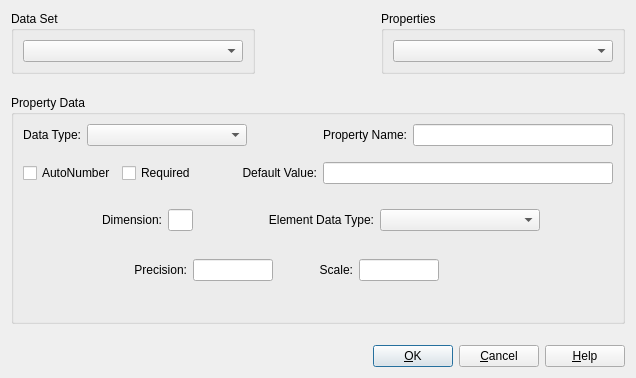
<?xml version="1.0" encoding="UTF-8"?>
<ui version="4.0">
 <class>UpdatePropertyDialog</class>
 <widget class="QDialog" name="UpdatePropertyDialog">
  <property name="geometry">
   <rect>
    <x>0</x>
    <y>0</y>
    <width>614</width>
    <height>378</height>
   </rect>
  </property>
  <property name="windowTitle">
   <string>Update Property</string>
  </property>
  <property name="layoutDirection">
   <enum>Qt::LeftToRight</enum>
  </property>
  <layout class="QGridLayout" name="gridLayout_20">
   <item row="0" column="0">
    <layout class="QGridLayout" name="gridLayout_19">
     <item row="0" column="0">
      <layout class="QHBoxLayout" name="horizontalLayout_8">
       <item>
        <widget class="QGroupBox" name="dataSetGroupBox">
         <property name="title">
          <string>Data Set</string>
         </property>
         <layout class="QGridLayout" name="gridLayout_8">
          <item row="0" column="0">
           <widget class="QComboBox" name="dataSetComboBox">
            <property name="minimumSize">
             <size>
              <width>220</width>
              <height>0</height>
             </size>
            </property>
           </widget>
          </item>
         </layout>
        </widget>
       </item>
       <item>
        <spacer name="horizontalSpacer_20">
         <property name="orientation">
          <enum>Qt::Horizontal</enum>
         </property>
         <property name="sizeHint" stdset="0">
          <size>
           <width>21</width>
           <height>17</height>
          </size>
         </property>
        </spacer>
       </item>
       <item>
        <widget class="QGroupBox" name="propertiesGroupBox">
         <property name="title">
          <string>Properties</string>
         </property>
         <layout class="QGridLayout" name="gridLayout_5">
          <item row="0" column="0">
           <widget class="QComboBox" name="propertiesComboBox">
            <property name="minimumSize">
             <size>
              <width>220</width>
              <height>0</height>
             </size>
            </property>
           </widget>
          </item>
         </layout>
        </widget>
       </item>
      </layout>
     </item>
     <item row="1" column="0">
      <spacer name="verticalSpacer">
       <property name="orientation">
        <enum>Qt::Vertical</enum>
       </property>
       <property name="sizeType">
        <enum>QSizePolicy::Fixed</enum>
       </property>
       <property name="sizeHint" stdset="0">
        <size>
         <width>20</width>
         <height>15</height>
        </size>
       </property>
      </spacer>
     </item>
     <item row="2" column="0">
      <widget class="QGroupBox" name="propertyDataGroupBox">
       <property name="title">
        <string>Property Data</string>
       </property>
       <layout class="QGridLayout" name="gridLayout_18">
        <item row="0" column="0">
         <layout class="QHBoxLayout" name="horizontalLayout_3">
          <item>
           <layout class="QHBoxLayout" name="horizontalLayout_2">
            <item>
             <widget class="QLabel" name="dataTypeLabel">
              <property name="text">
               <string>Data Type:</string>
              </property>
              <property name="alignment">
               <set>Qt::AlignRight|Qt::AlignTrailing|Qt::AlignVCenter</set>
              </property>
             </widget>
            </item>
            <item>
             <widget class="QComboBox" name="dataTypeComboBox">
              <property name="minimumSize">
               <size>
                <width>160</width>
                <height>0</height>
               </size>
              </property>
             </widget>
            </item>
           </layout>
          </item>
          <item>
           <spacer name="horizontalSpacer_17">
            <property name="orientation">
             <enum>Qt::Horizontal</enum>
            </property>
            <property name="sizeHint" stdset="0">
             <size>
              <width>36</width>
              <height>19</height>
             </size>
            </property>
           </spacer>
          </item>
          <item>
           <layout class="QHBoxLayout" name="horizontalLayout">
            <item>
             <widget class="QLabel" name="propertyNameLabel">
              <property name="text">
               <string>Property Name:</string>
              </property>
              <property name="alignment">
               <set>Qt::AlignRight|Qt::AlignTrailing|Qt::AlignVCenter</set>
              </property>
             </widget>
            </item>
            <item>
             <widget class="QLineEdit" name="propertyNameLineEdit">
              <property name="minimumSize">
               <size>
                <width>200</width>
                <height>0</height>
               </size>
              </property>
             </widget>
            </item>
           </layout>
          </item>
         </layout>
        </item>
        <item row="1" column="0">
         <spacer name="verticalSpacer_5">
          <property name="orientation">
           <enum>Qt::Vertical</enum>
          </property>
          <property name="sizeType">
           <enum>QSizePolicy::Fixed</enum>
          </property>
          <property name="sizeHint" stdset="0">
           <size>
            <width>20</width>
            <height>10</height>
           </size>
          </property>
         </spacer>
        </item>
        <item row="2" column="0">
         <layout class="QHBoxLayout" name="horizontalLayout_6">
          <item>
           <widget class="QCheckBox" name="autoNumberCheckBox">
            <property name="text">
             <string>AutoNumber</string>
            </property>
           </widget>
          </item>
          <item>
           <widget class="QCheckBox" name="requiredCheckBox">
            <property name="text">
             <string>Required</string>
            </property>
           </widget>
          </item>
          <item>
           <spacer name="horizontalSpacer_4">
            <property name="orientation">
             <enum>Qt::Horizontal</enum>
            </property>
            <property name="sizeType">
             <enum>QSizePolicy::MinimumExpanding</enum>
            </property>
            <property name="sizeHint" stdset="0">
             <size>
              <width>40</width>
              <height>20</height>
             </size>
            </property>
           </spacer>
          </item>
          <item>
           <layout class="QHBoxLayout" name="horizontalLayout_4">
            <item>
             <widget class="QLabel" name="label_14">
              <property name="text">
               <string>Default Value:</string>
              </property>
              <property name="alignment">
               <set>Qt::AlignRight|Qt::AlignTrailing|Qt::AlignVCenter</set>
              </property>
             </widget>
            </item>
            <item>
             <widget class="QLineEdit" name="defaultValueLineEdit">
              <property name="minimumSize">
               <size>
                <width>290</width>
                <height>0</height>
               </size>
              </property>
              <property name="maximumSize">
               <size>
                <width>100</width>
                <height>16777215</height>
               </size>
              </property>
             </widget>
            </item>
           </layout>
          </item>
         </layout>
        </item>
        <item row="3" column="0">
         <spacer name="verticalSpacer_6">
          <property name="orientation">
           <enum>Qt::Vertical</enum>
          </property>
          <property name="sizeType">
           <enum>QSizePolicy::Fixed</enum>
          </property>
          <property name="sizeHint" stdset="0">
           <size>
            <width>20</width>
            <height>10</height>
           </size>
          </property>
         </spacer>
        </item>
        <item row="4" column="0">
         <widget class="QStackedWidget" name="dataTypeStackedWidget">
          <property name="currentIndex">
           <number>0</number>
          </property>
          <widget class="QWidget" name="arrayPage">
           <layout class="QGridLayout" name="gridLayout_2">
            <item row="0" column="0">
             <spacer name="horizontalSpacer_33">
              <property name="orientation">
               <enum>Qt::Horizontal</enum>
              </property>
              <property name="sizeHint" stdset="0">
               <size>
                <width>21</width>
                <height>20</height>
               </size>
              </property>
             </spacer>
            </item>
            <item row="0" column="1">
             <widget class="QLabel" name="arrayDimensionLabel">
              <property name="text">
               <string>Dimension:</string>
              </property>
              <property name="alignment">
               <set>Qt::AlignRight|Qt::AlignTrailing|Qt::AlignVCenter</set>
              </property>
             </widget>
            </item>
            <item row="0" column="2">
             <widget class="QLineEdit" name="arrayDimensionLineEdit">
              <property name="minimumSize">
               <size>
                <width>0</width>
                <height>0</height>
               </size>
              </property>
              <property name="maximumSize">
               <size>
                <width>25</width>
                <height>16777215</height>
               </size>
              </property>
              <property name="text">
               <string/>
              </property>
             </widget>
            </item>
            <item row="0" column="3">
             <spacer name="horizontalSpacer_34">
              <property name="orientation">
               <enum>Qt::Horizontal</enum>
              </property>
              <property name="sizeHint" stdset="0">
               <size>
                <width>20</width>
                <height>20</height>
               </size>
              </property>
             </spacer>
            </item>
            <item row="0" column="4">
             <widget class="QLabel" name="arrayElementDataTypeLabel">
              <property name="text">
               <string>Element Data Type:</string>
              </property>
              <property name="alignment">
               <set>Qt::AlignRight|Qt::AlignTrailing|Qt::AlignVCenter</set>
              </property>
             </widget>
            </item>
            <item row="0" column="5">
             <widget class="QComboBox" name="arrayElementDataTypeComboBox">
              <property name="minimumSize">
               <size>
                <width>160</width>
                <height>0</height>
               </size>
              </property>
             </widget>
            </item>
            <item row="0" column="6">
             <spacer name="horizontalSpacer_35">
              <property name="orientation">
               <enum>Qt::Horizontal</enum>
              </property>
              <property name="sizeHint" stdset="0">
               <size>
                <width>0</width>
                <height>20</height>
               </size>
              </property>
             </spacer>
            </item>
            <item row="1" column="0" colspan="6">
             <widget class="QStackedWidget" name="arrayElementStackedWidget">
              <property name="currentIndex">
               <number>0</number>
              </property>
              <widget class="QWidget" name="arrayElementNumericPage">
               <layout class="QGridLayout" name="gridLayout">
                <item row="0" column="0">
                 <spacer name="horizontalSpacer">
                  <property name="orientation">
                   <enum>Qt::Horizontal</enum>
                  </property>
                  <property name="sizeHint" stdset="0">
                   <size>
                    <width>37</width>
                    <height>20</height>
                   </size>
                  </property>
                 </spacer>
                </item>
                <item row="0" column="1">
                 <widget class="QLabel" name="arrayElementPrecisionLabel">
                  <property name="text">
                   <string>Precision:</string>
                  </property>
                  <property name="alignment">
                   <set>Qt::AlignRight|Qt::AlignTrailing|Qt::AlignVCenter</set>
                  </property>
                 </widget>
                </item>
                <item row="0" column="2">
                 <widget class="QLineEdit" name="arrayElementPrecisionLineEdit">
                  <property name="maximumSize">
                   <size>
                    <width>80</width>
                    <height>16777215</height>
                   </size>
                  </property>
                 </widget>
                </item>
                <item row="0" column="3">
                 <spacer name="horizontalSpacer_55">
                  <property name="orientation">
                   <enum>Qt::Horizontal</enum>
                  </property>
                  <property name="sizeType">
                   <enum>QSizePolicy::Fixed</enum>
                  </property>
                  <property name="sizeHint" stdset="0">
                   <size>
                    <width>40</width>
                    <height>20</height>
                   </size>
                  </property>
                 </spacer>
                </item>
                <item row="0" column="4">
                 <widget class="QLabel" name="arrayElementScaleLabel">
                  <property name="text">
                   <string>Scale:</string>
                  </property>
                  <property name="alignment">
                   <set>Qt::AlignRight|Qt::AlignTrailing|Qt::AlignVCenter</set>
                  </property>
                 </widget>
                </item>
                <item row="0" column="5">
                 <widget class="QLineEdit" name="arrayElementScaleLineEdit">
                  <property name="maximumSize">
                   <size>
                    <width>80</width>
                    <height>16777215</height>
                   </size>
                  </property>
                 </widget>
                </item>
                <item row="0" column="6">
                 <spacer name="horizontalSpacer_2">
                  <property name="orientation">
                   <enum>Qt::Horizontal</enum>
                  </property>
                  <property name="sizeHint" stdset="0">
                   <size>
                    <width>38</width>
                    <height>20</height>
                   </size>
                  </property>
                 </spacer>
                </item>
               </layout>
              </widget>
              <widget class="QWidget" name="arrayElementStringPage">
               <layout class="QGridLayout" name="gridLayout_3">
                <item row="0" column="0">
                 <spacer name="horizontalSpacer_56">
                  <property name="orientation">
                   <enum>Qt::Horizontal</enum>
                  </property>
                  <property name="sizeHint" stdset="0">
                   <size>
                    <width>35</width>
                    <height>18</height>
                   </size>
                  </property>
                 </spacer>
                </item>
                <item row="0" column="1">
                 <widget class="QLabel" name="arrayElementStringTypeLabel">
                  <property name="text">
                   <string>String Type:</string>
                  </property>
                  <property name="alignment">
                   <set>Qt::AlignRight|Qt::AlignTrailing|Qt::AlignVCenter</set>
                  </property>
                 </widget>
                </item>
                <item row="0" column="2">
                 <widget class="QComboBox" name="arrayElementStringTypeComboBox">
                  <property name="minimumSize">
                   <size>
                    <width>120</width>
                    <height>0</height>
                   </size>
                  </property>
                 </widget>
                </item>
                <item row="0" column="3">
                 <spacer name="horizontalSpacer_57">
                  <property name="orientation">
                   <enum>Qt::Horizontal</enum>
                  </property>
                  <property name="sizeType">
                   <enum>QSizePolicy::Fixed</enum>
                  </property>
                  <property name="sizeHint" stdset="0">
                   <size>
                    <width>40</width>
                    <height>18</height>
                   </size>
                  </property>
                 </spacer>
                </item>
                <item row="0" column="4">
                 <widget class="QLabel" name="arrayElementStringSizeLabel">
                  <property name="text">
                   <string>Size:</string>
                  </property>
                  <property name="alignment">
                   <set>Qt::AlignRight|Qt::AlignTrailing|Qt::AlignVCenter</set>
                  </property>
                 </widget>
                </item>
                <item row="0" column="5">
                 <widget class="QLineEdit" name="arrayElementStringSizeLineEdit">
                  <property name="maximumSize">
                   <size>
                    <width>80</width>
                    <height>16777215</height>
                   </size>
                  </property>
                 </widget>
                </item>
                <item row="0" column="6">
                 <spacer name="horizontalSpacer_58">
                  <property name="orientation">
                   <enum>Qt::Horizontal</enum>
                  </property>
                  <property name="sizeHint" stdset="0">
                   <size>
                    <width>17</width>
                    <height>18</height>
                   </size>
                  </property>
                 </spacer>
                </item>
               </layout>
              </widget>
             </widget>
            </item>
           </layout>
          </widget>
          <widget class="QWidget" name="compositePage">
           <layout class="QGridLayout" name="gridLayout_10">
            <item row="0" column="0">
             <spacer name="horizontalSpacer_36">
              <property name="orientation">
               <enum>Qt::Horizontal</enum>
              </property>
              <property name="sizeHint" stdset="0">
               <size>
                <width>103</width>
                <height>20</height>
               </size>
              </property>
             </spacer>
            </item>
            <item row="0" column="1">
             <widget class="QLabel" name="compositeNameLabel">
              <property name="text">
               <string>Composite Name:</string>
              </property>
              <property name="alignment">
               <set>Qt::AlignRight|Qt::AlignTrailing|Qt::AlignVCenter</set>
              </property>
             </widget>
            </item>
            <item row="0" column="2">
             <widget class="QLineEdit" name="compositeNameLineEdit">
              <property name="minimumSize">
               <size>
                <width>100</width>
                <height>0</height>
               </size>
              </property>
              <property name="maximumSize">
               <size>
                <width>80</width>
                <height>16777215</height>
               </size>
              </property>
             </widget>
            </item>
            <item row="0" column="3">
             <spacer name="horizontalSpacer_37">
              <property name="orientation">
               <enum>Qt::Horizontal</enum>
              </property>
              <property name="sizeHint" stdset="0">
               <size>
                <width>103</width>
                <height>20</height>
               </size>
              </property>
             </spacer>
            </item>
           </layout>
          </widget>
          <widget class="QWidget" name="dateTimePage">
           <layout class="QGridLayout" name="gridLayout_14">
            <item row="0" column="0">
             <spacer name="horizontalSpacer_38">
              <property name="orientation">
               <enum>Qt::Horizontal</enum>
              </property>
              <property name="sizeHint" stdset="0">
               <size>
                <width>98</width>
                <height>20</height>
               </size>
              </property>
             </spacer>
            </item>
            <item row="0" column="1">
             <widget class="QLabel" name="dateTimeTypeLabel">
              <property name="text">
               <string>DateTime Type:</string>
              </property>
              <property name="alignment">
               <set>Qt::AlignRight|Qt::AlignTrailing|Qt::AlignVCenter</set>
              </property>
             </widget>
            </item>
            <item row="0" column="2">
             <widget class="QComboBox" name="dateTimeTypeComboBox">
              <property name="minimumSize">
               <size>
                <width>120</width>
                <height>0</height>
               </size>
              </property>
             </widget>
            </item>
            <item row="0" column="3">
             <spacer name="horizontalSpacer_39">
              <property name="orientation">
               <enum>Qt::Horizontal</enum>
              </property>
              <property name="sizeHint" stdset="0">
               <size>
                <width>98</width>
                <height>20</height>
               </size>
              </property>
             </spacer>
            </item>
           </layout>
          </widget>
          <widget class="QWidget" name="geometryPage">
           <layout class="QGridLayout" name="gridLayout_15">
            <item row="0" column="0">
             <layout class="QGridLayout" name="gridLayout_17">
              <item row="0" column="0">
               <layout class="QGridLayout" name="gridLayout_4">
                <item row="0" column="0" colspan="3">
                 <layout class="QHBoxLayout" name="horizontalLayout_11">
                  <item>
                   <widget class="QLabel" name="geometryTypeLabel">
                    <property name="text">
                     <string>Geometry Type:</string>
                    </property>
                    <property name="alignment">
                     <set>Qt::AlignRight|Qt::AlignTrailing|Qt::AlignVCenter</set>
                    </property>
                   </widget>
                  </item>
                  <item>
                   <widget class="QComboBox" name="geometryTypeComboBox">
                    <property name="minimumSize">
                     <size>
                      <width>140</width>
                      <height>0</height>
                     </size>
                    </property>
                   </widget>
                  </item>
                 </layout>
                </item>
                <item row="1" column="0">
                 <layout class="QHBoxLayout" name="horizontalLayout_7">
                  <item>
                   <widget class="QLabel" name="geometrySRIDLabel">
                    <property name="text">
                     <string>SRID:</string>
                    </property>
                    <property name="alignment">
                     <set>Qt::AlignRight|Qt::AlignTrailing|Qt::AlignVCenter</set>
                    </property>
                   </widget>
                  </item>
                  <item>
                   <widget class="QLineEdit" name="geometrySRIDLineEdit">
                    <property name="maximumSize">
                     <size>
                      <width>50</width>
                      <height>16777215</height>
                     </size>
                    </property>
                   </widget>
                  </item>
                 </layout>
                </item>
                <item row="1" column="1">
                 <spacer name="horizontalSpacer_3">
                  <property name="orientation">
                   <enum>Qt::Horizontal</enum>
                  </property>
                  <property name="sizeHint" stdset="0">
                   <size>
                    <width>13</width>
                    <height>20</height>
                   </size>
                  </property>
                 </spacer>
                </item>
                <item row="1" column="2">
                 <widget class="QCheckBox" name="defaultGeometryCheckBox">
                  <property name="text">
                   <string>Default Geometry</string>
                  </property>
                 </widget>
                </item>
               </layout>
              </item>
              <item row="0" column="1">
               <widget class="QGroupBox" name="geometryEnvelopeGroupBox">
                <property name="title">
                 <string>Envelope</string>
                </property>
                <layout class="QGridLayout" name="gridLayout_16">
                 <item row="0" column="0">
                  <widget class="QLabel" name="geometryLLXLabel">
                   <property name="text">
                    <string>LLX:</string>
                   </property>
                   <property name="alignment">
                    <set>Qt::AlignJustify|Qt::AlignVCenter</set>
                   </property>
                  </widget>
                 </item>
                 <item row="0" column="1">
                  <widget class="QLineEdit" name="geometryLLXLineEdit">
                   <property name="maximumSize">
                    <size>
                     <width>110</width>
                     <height>16777215</height>
                    </size>
                   </property>
                  </widget>
                 </item>
                 <item row="0" column="2">
                  <widget class="QLabel" name="geometryLLYLabel">
                   <property name="text">
                    <string>LLY:</string>
                   </property>
                   <property name="alignment">
                    <set>Qt::AlignJustify|Qt::AlignVCenter</set>
                   </property>
                  </widget>
                 </item>
                 <item row="0" column="3">
                  <widget class="QLineEdit" name="geometryLLYLineEdit">
                   <property name="maximumSize">
                    <size>
                     <width>110</width>
                     <height>16777215</height>
                    </size>
                   </property>
                  </widget>
                 </item>
                 <item row="1" column="0">
                  <widget class="QLabel" name="geometryURXLabel">
                   <property name="text">
                    <string>URX:</string>
                   </property>
                   <property name="alignment">
                    <set>Qt::AlignJustify|Qt::AlignVCenter</set>
                   </property>
                  </widget>
                 </item>
                 <item row="1" column="1">
                  <widget class="QLineEdit" name="geometryURXLineEdit">
                   <property name="maximumSize">
                    <size>
                     <width>110</width>
                     <height>16777215</height>
                    </size>
                   </property>
                  </widget>
                 </item>
                 <item row="1" column="2">
                  <widget class="QLabel" name="geometryURYLabel">
                   <property name="text">
                    <string>URY:</string>
                   </property>
                   <property name="alignment">
                    <set>Qt::AlignJustify|Qt::AlignVCenter</set>
                   </property>
                  </widget>
                 </item>
                 <item row="1" column="3">
                  <widget class="QLineEdit" name="geometryURYLineEdit">
                   <property name="maximumSize">
                    <size>
                     <width>110</width>
                     <height>16777215</height>
                    </size>
                   </property>
                  </widget>
                 </item>
                </layout>
               </widget>
              </item>
             </layout>
            </item>
           </layout>
          </widget>
          <widget class="QWidget" name="numericPage">
           <layout class="QGridLayout" name="gridLayout_13">
            <item row="0" column="0">
             <spacer name="horizontalSpacer_28">
              <property name="orientation">
               <enum>Qt::Horizontal</enum>
              </property>
              <property name="sizeHint" stdset="0">
               <size>
                <width>58</width>
                <height>17</height>
               </size>
              </property>
             </spacer>
            </item>
            <item row="0" column="1">
             <widget class="QLabel" name="precisionLabel">
              <property name="text">
               <string>Precision:</string>
              </property>
              <property name="alignment">
               <set>Qt::AlignRight|Qt::AlignTrailing|Qt::AlignVCenter</set>
              </property>
             </widget>
            </item>
            <item row="0" column="2">
             <widget class="QLineEdit" name="precisionLineEdit">
              <property name="maximumSize">
               <size>
                <width>80</width>
                <height>16777215</height>
               </size>
              </property>
             </widget>
            </item>
            <item row="0" column="3">
             <spacer name="horizontalSpacer_29">
              <property name="orientation">
               <enum>Qt::Horizontal</enum>
              </property>
              <property name="sizeType">
               <enum>QSizePolicy::Fixed</enum>
              </property>
              <property name="sizeHint" stdset="0">
               <size>
                <width>40</width>
                <height>20</height>
               </size>
              </property>
             </spacer>
            </item>
            <item row="0" column="4">
             <widget class="QLabel" name="scaleLabel">
              <property name="text">
               <string>Scale:</string>
              </property>
              <property name="alignment">
               <set>Qt::AlignRight|Qt::AlignTrailing|Qt::AlignVCenter</set>
              </property>
             </widget>
            </item>
            <item row="0" column="5">
             <widget class="QLineEdit" name="scaleLineEdit">
              <property name="maximumSize">
               <size>
                <width>80</width>
                <height>16777215</height>
               </size>
              </property>
             </widget>
            </item>
            <item row="0" column="6">
             <spacer name="horizontalSpacer_27">
              <property name="orientation">
               <enum>Qt::Horizontal</enum>
              </property>
              <property name="sizeHint" stdset="0">
               <size>
                <width>58</width>
                <height>17</height>
               </size>
              </property>
             </spacer>
            </item>
           </layout>
          </widget>
          <widget class="QWidget" name="rasterPage">
           <layout class="QGridLayout" name="gridLayout_11">
            <item row="0" column="0">
             <layout class="QGridLayout" name="gridLayout_6">
              <item row="0" column="0">
               <layout class="QGridLayout" name="gridLayout_7">
                <item row="0" column="0">
                 <widget class="QLabel" name="rasterSRIDLabel">
                  <property name="text">
                   <string>SRID:</string>
                  </property>
                  <property name="alignment">
                   <set>Qt::AlignRight|Qt::AlignTrailing|Qt::AlignVCenter</set>
                  </property>
                 </widget>
                </item>
                <item row="0" column="1">
                 <widget class="QLineEdit" name="rasterSRIDLineEdit">
                  <property name="maximumSize">
                   <size>
                    <width>50</width>
                    <height>16777215</height>
                   </size>
                  </property>
                 </widget>
                </item>
                <item row="0" column="2">
                 <widget class="QLabel" name="nBandsLabel">
                  <property name="text">
                   <string>NBands:</string>
                  </property>
                  <property name="alignment">
                   <set>Qt::AlignRight|Qt::AlignTrailing|Qt::AlignVCenter</set>
                  </property>
                 </widget>
                </item>
                <item row="0" column="3">
                 <widget class="QLineEdit" name="nBandsLineEdit">
                  <property name="maximumSize">
                   <size>
                    <width>25</width>
                    <height>16777215</height>
                   </size>
                  </property>
                 </widget>
                </item>
                <item row="1" column="0">
                 <widget class="QLabel" name="nColsLabel">
                  <property name="text">
                   <string>NCols:</string>
                  </property>
                  <property name="alignment">
                   <set>Qt::AlignRight|Qt::AlignTrailing|Qt::AlignVCenter</set>
                  </property>
                 </widget>
                </item>
                <item row="1" column="1">
                 <widget class="QLineEdit" name="nColsLineEdit">
                  <property name="maximumSize">
                   <size>
                    <width>50</width>
                    <height>16777215</height>
                   </size>
                  </property>
                 </widget>
                </item>
                <item row="1" column="2">
                 <widget class="QLabel" name="nLinesLabel">
                  <property name="text">
                   <string>NLines:</string>
                  </property>
                  <property name="alignment">
                   <set>Qt::AlignRight|Qt::AlignTrailing|Qt::AlignVCenter</set>
                  </property>
                 </widget>
                </item>
                <item row="1" column="3">
                 <widget class="QLineEdit" name="nLinesLineEdit">
                  <property name="maximumSize">
                   <size>
                    <width>50</width>
                    <height>16777215</height>
                   </size>
                  </property>
                 </widget>
                </item>
                <item row="2" column="0">
                 <widget class="QLabel" name="resxLabel">
                  <property name="text">
                   <string>ResX:</string>
                  </property>
                  <property name="alignment">
                   <set>Qt::AlignRight|Qt::AlignTrailing|Qt::AlignVCenter</set>
                  </property>
                 </widget>
                </item>
                <item row="2" column="1">
                 <widget class="QLineEdit" name="resxLineEdit">
                  <property name="maximumSize">
                   <size>
                    <width>40</width>
                    <height>16777215</height>
                   </size>
                  </property>
                 </widget>
                </item>
                <item row="2" column="2">
                 <widget class="QLabel" name="resyLabel">
                  <property name="text">
                   <string>ResY:</string>
                  </property>
                  <property name="alignment">
                   <set>Qt::AlignRight|Qt::AlignTrailing|Qt::AlignVCenter</set>
                  </property>
                 </widget>
                </item>
                <item row="2" column="3">
                 <widget class="QLineEdit" name="resyLineEdit">
                  <property name="maximumSize">
                   <size>
                    <width>40</width>
                    <height>16777215</height>
                   </size>
                  </property>
                 </widget>
                </item>
               </layout>
              </item>
              <item row="0" column="1">
               <widget class="QGroupBox" name="rasterEnvelopeGroupBox">
                <property name="title">
                 <string>Envelope</string>
                </property>
                <layout class="QGridLayout" name="gridLayout_9">
                 <item row="0" column="0">
                  <widget class="QLabel" name="rasterLLXLabel">
                   <property name="text">
                    <string>LLX:</string>
                   </property>
                   <property name="alignment">
                    <set>Qt::AlignJustify|Qt::AlignVCenter</set>
                   </property>
                  </widget>
                 </item>
                 <item row="0" column="1">
                  <widget class="QLineEdit" name="rasterLLXLineEdit">
                   <property name="maximumSize">
                    <size>
                     <width>80</width>
                     <height>16777215</height>
                    </size>
                   </property>
                  </widget>
                 </item>
                 <item row="0" column="2">
                  <widget class="QLabel" name="rasterLLYLabel">
                   <property name="text">
                    <string>LLY:</string>
                   </property>
                   <property name="alignment">
                    <set>Qt::AlignJustify|Qt::AlignVCenter</set>
                   </property>
                  </widget>
                 </item>
                 <item row="0" column="3">
                  <widget class="QLineEdit" name="rasterLLYLineEdit">
                   <property name="maximumSize">
                    <size>
                     <width>80</width>
                     <height>16777215</height>
                    </size>
                   </property>
                  </widget>
                 </item>
                 <item row="1" column="0">
                  <widget class="QLabel" name="rasterURXLabel">
                   <property name="text">
                    <string>URX:</string>
                   </property>
                   <property name="alignment">
                    <set>Qt::AlignJustify|Qt::AlignVCenter</set>
                   </property>
                  </widget>
                 </item>
                 <item row="1" column="1">
                  <widget class="QLineEdit" name="rasterURXLineEdit">
                   <property name="maximumSize">
                    <size>
                     <width>80</width>
                     <height>16777215</height>
                    </size>
                   </property>
                  </widget>
                 </item>
                 <item row="1" column="2">
                  <widget class="QLabel" name="rasterURYLabel">
                   <property name="text">
                    <string>URY:</string>
                   </property>
                   <property name="alignment">
                    <set>Qt::AlignJustify|Qt::AlignVCenter</set>
                   </property>
                  </widget>
                 </item>
                 <item row="1" column="3">
                  <widget class="QLineEdit" name="rasterURYLineEdit">
                   <property name="maximumSize">
                    <size>
                     <width>80</width>
                     <height>16777215</height>
                    </size>
                   </property>
                  </widget>
                 </item>
                </layout>
               </widget>
              </item>
             </layout>
            </item>
           </layout>
          </widget>
          <widget class="QWidget" name="stringPage">
           <layout class="QGridLayout" name="gridLayout_12">
            <item row="0" column="0">
             <spacer name="horizontalSpacer_32">
              <property name="orientation">
               <enum>Qt::Horizontal</enum>
              </property>
              <property name="sizeHint" stdset="0">
               <size>
                <width>46</width>
                <height>17</height>
               </size>
              </property>
             </spacer>
            </item>
            <item row="0" column="1">
             <widget class="QLabel" name="stringTypeLabel">
              <property name="text">
               <string>String Type:</string>
              </property>
              <property name="alignment">
               <set>Qt::AlignRight|Qt::AlignTrailing|Qt::AlignVCenter</set>
              </property>
             </widget>
            </item>
            <item row="0" column="2">
             <widget class="QComboBox" name="stringTypeComboBox">
              <property name="minimumSize">
               <size>
                <width>120</width>
                <height>0</height>
               </size>
              </property>
             </widget>
            </item>
            <item row="0" column="3">
             <spacer name="horizontalSpacer_31">
              <property name="orientation">
               <enum>Qt::Horizontal</enum>
              </property>
              <property name="sizeType">
               <enum>QSizePolicy::Fixed</enum>
              </property>
              <property name="sizeHint" stdset="0">
               <size>
                <width>40</width>
                <height>18</height>
               </size>
              </property>
             </spacer>
            </item>
            <item row="0" column="4">
             <widget class="QLabel" name="stringSizeLabel">
              <property name="text">
               <string>Size:</string>
              </property>
              <property name="alignment">
               <set>Qt::AlignRight|Qt::AlignTrailing|Qt::AlignVCenter</set>
              </property>
             </widget>
            </item>
            <item row="0" column="5">
             <widget class="QLineEdit" name="stringSizeLineEdit">
              <property name="maximumSize">
               <size>
                <width>80</width>
                <height>16777215</height>
               </size>
              </property>
             </widget>
            </item>
            <item row="0" column="6">
             <spacer name="horizontalSpacer_30">
              <property name="orientation">
               <enum>Qt::Horizontal</enum>
              </property>
              <property name="sizeHint" stdset="0">
               <size>
                <width>16</width>
                <height>17</height>
               </size>
              </property>
             </spacer>
            </item>
           </layout>
          </widget>
         </widget>
        </item>
       </layout>
      </widget>
     </item>
     <item row="3" column="0">
      <spacer name="verticalSpacer_2">
       <property name="orientation">
        <enum>Qt::Vertical</enum>
       </property>
       <property name="sizeType">
        <enum>QSizePolicy::Fixed</enum>
       </property>
       <property name="sizeHint" stdset="0">
        <size>
         <width>20</width>
         <height>15</height>
        </size>
       </property>
      </spacer>
     </item>
     <item row="4" column="0">
      <layout class="QHBoxLayout" name="horizontalLayout_5">
       <item>
        <spacer name="horizontalSpacer_21">
         <property name="orientation">
          <enum>Qt::Horizontal</enum>
         </property>
         <property name="sizeHint" stdset="0">
          <size>
           <width>40</width>
           <height>20</height>
          </size>
         </property>
        </spacer>
       </item>
       <item>
        <widget class="QPushButton" name="okPushButton">
         <property name="text">
          <string>&amp;OK</string>
         </property>
        </widget>
       </item>
       <item>
        <widget class="QPushButton" name="cancelPushButton">
         <property name="text">
          <string>&amp;Cancel</string>
         </property>
        </widget>
       </item>
       <item>
        <widget class="QPushButton" name="helpPushButton">
         <property name="text">
          <string>&amp;Help</string>
         </property>
        </widget>
       </item>
      </layout>
     </item>
    </layout>
   </item>
  </layout>
 </widget>
 <tabstops>
  <tabstop>dataSetComboBox</tabstop>
  <tabstop>propertiesComboBox</tabstop>
  <tabstop>dataTypeComboBox</tabstop>
  <tabstop>propertyNameLineEdit</tabstop>
  <tabstop>autoNumberCheckBox</tabstop>
  <tabstop>requiredCheckBox</tabstop>
  <tabstop>defaultValueLineEdit</tabstop>
  <tabstop>arrayDimensionLineEdit</tabstop>
  <tabstop>arrayElementDataTypeComboBox</tabstop>
  <tabstop>arrayElementStringTypeComboBox</tabstop>
  <tabstop>arrayElementStringSizeLineEdit</tabstop>
  <tabstop>arrayElementPrecisionLineEdit</tabstop>
  <tabstop>arrayElementScaleLineEdit</tabstop>
  <tabstop>compositeNameLineEdit</tabstop>
  <tabstop>dateTimeTypeComboBox</tabstop>
  <tabstop>precisionLineEdit</tabstop>
  <tabstop>scaleLineEdit</tabstop>
  <tabstop>rasterSRIDLineEdit</tabstop>
  <tabstop>nBandsLineEdit</tabstop>
  <tabstop>nColsLineEdit</tabstop>
  <tabstop>nLinesLineEdit</tabstop>
  <tabstop>resxLineEdit</tabstop>
  <tabstop>resyLineEdit</tabstop>
  <tabstop>rasterLLXLineEdit</tabstop>
  <tabstop>rasterLLYLineEdit</tabstop>
  <tabstop>rasterURXLineEdit</tabstop>
  <tabstop>rasterURYLineEdit</tabstop>
  <tabstop>stringTypeComboBox</tabstop>
  <tabstop>stringSizeLineEdit</tabstop>
  <tabstop>okPushButton</tabstop>
  <tabstop>cancelPushButton</tabstop>
  <tabstop>helpPushButton</tabstop>
 </tabstops>
 <resources/>
 <connections/>
</ui>
